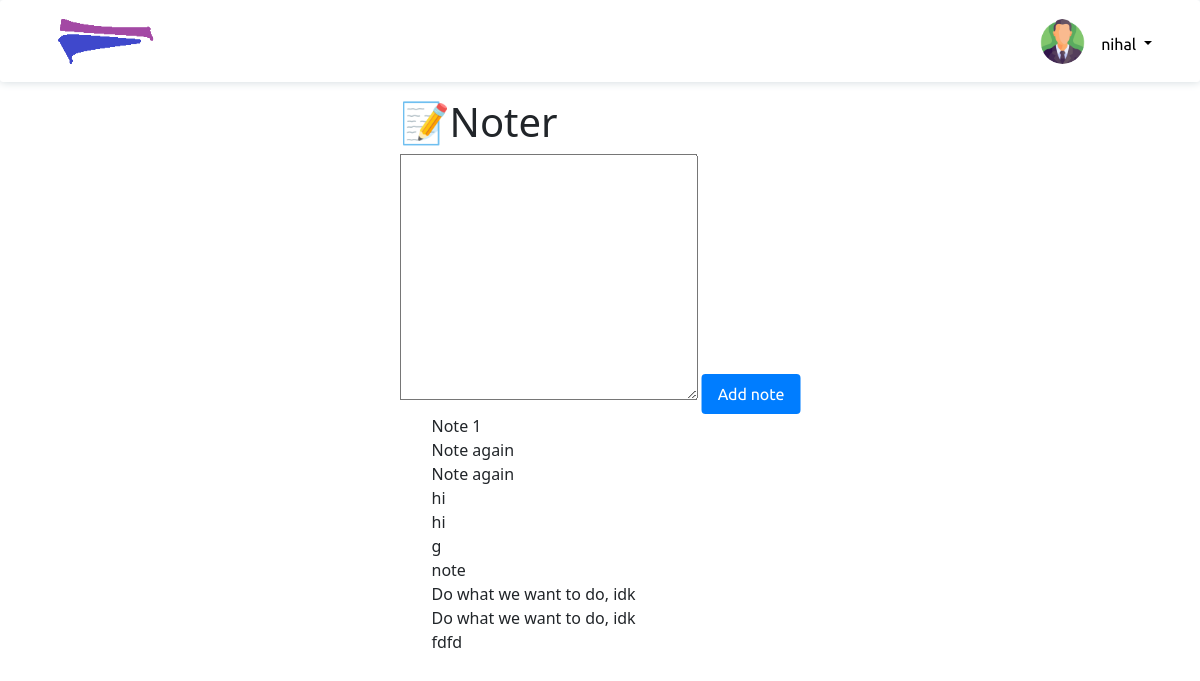
Screenshot of /common-tools/notes (signed in) with the database file from the repository.
### app.py (models this page shows)
class Note(db.Model):
    id = db.Column(db.Integer, primary_key=True)
    data = db.Column(db.String(10000))
    date = db.Column(db.DateTime(timezone=True), default=func.now())
    user_id = db.Column(db.Integer, db.ForeignKey('user.id'))

### app.py (the view, shortened to what this page needs)
@app.route("/common-tools/notes", methods=["GET","POST"])
def noter():
    if "user" in session:
        all_notes = []
        notes_auth_filter = Note.query.filter_by(user_id=session["user"]["id"])
        if notes_auth_filter:
            for note in notes_auth_filter:
                all_notes.append(note.data)
        session["user"]["note_data"] = all_notes
        return render_template("noter.html", user=session["user"])
    else:
        return redirect(url_for("login"))

### templates/noter.html (shortened to what this page needs)
<!DOCTYPE html>
<html lang="en">
<head>
    <link rel="stylesheet" href="/static/style.css">
    <link rel="stylesheet" href="https://stackpath.bootstrapcdn.com/bootstrap/4.3.1/css/bootstrap.min.css">
    <link href="https://cdn.jsdelivr.net/npm/bootstrap@5.0.2/dist/css/bootstrap.min.css" rel="stylesheet">
</head>
<body>
    <nav>
        <ul class="nav-list">
        <li class="nav-item">
            <a href="#">
                <svg width="24" height="24" viewBox="0 0 24 24">
                    <img id="logo" src="{{ url_for('static', filename='logo.png')}}" alt="">
                </svg>
            </a>
        </li>
        <li class="nav-item" id="nav-item dropdown">
            <div class="flex-user-profile">
                <img id="avatar" src="{{ url_for('static', filename='man.png')}}" alt="Avatar">
                <a class="nav-link dropdown-toggle" href="#" id="navbarDropdownMenuLink" role="button" data-bs-toggle="dropdown" aria-expanded="false">
                    {{ user.username }}
                </a>
            </div>
        </li>
        </ul>
    </nav>
    <div class="notes-div" id="notes-div">
        <h1 class="notes-heading-inside" id="notes-heading-inside">📝Noter</h1>
        <div class="notes-div-2" id="notes-div-2">
            <form method="POST">
                <textarea name="noter-textarea-name" style="outline: none;" id="noter-textarea" cols="30" rows="10"></textarea>
                <button type="submit" class="add-note-btn" id="add-note-btn">Add note</button>
            </form>
        </div>
        <div class="notes-ul-div">
            <ul id="notes-ul">
                {% for note in user["note_data"] %}
                    <li>{{ note }}
                    </li>
                {% endfor %}
            </ul>
        </div>
    </div>
</body>
</html>

### static/style.css (style rules this page uses)
:root { --clr-primary: #6aeeb5; --clr-primary-hover: #29e6a7; --clr-primary-dark: #039d69; --clr-gray100: #f0f7f8; --clr-gray200: #cfd8dc; --radius: 0.2rem; }
*, *:before, *:after { box-sizing: border-box; }
body { font-family: Montserrat, sans-serif; background: var(--clr-gray100); overflow: hidden; }
.nav-list { background: white; box-shadow: 0px 0px 10px var(--clr-gray200); padding: 1rem 0; border-radius: var(--radius); display: flex; justify-content: flex-end; align-items: center; }
.nav-item { list-style: none; margin-right: 2rem; font-family: "Ubuntu", sans-serif; }
.nav-item a { text-decoration: none; color: black; transition: all 200ms ease-in; font-family: "Ubuntu", sans-serif; }
.nav-item:first-child { margin-right: auto; margin-left: 2rem; }
#logo { width: 100px; height: 50px; }
:root { --first-color: rgb(0, 125, 255); --input-color: #80868B; --border-color: #DADCE0; --body-font: 'Roboto', sans-serif; --normal-font-size: 1rem; --small-font-size: .75rem; }
*,::before,::after { box-sizing: border-box; }
body { margin: 0; padding: 0; font-family: var(--body-font); font-size: var(--normal-font-size); }
h1 { margin: 0; }
#avatar { width: 45px; height: 45px; border-radius: 50%; }
.flex-user-profile { display: flex; }
#navbarDropdownMenuLink { position: relative; top: 5px; color: black; }
.stack-overflow-btn, .colorpicker-btn, .notes-btn, .dictionary-btn, .calculator-btn, .timer-btn, .start-btn, .reset-btn, .add-note-btn { font-family: Montserrat, sans-serif; font-size: 1rem; background: var(--clr-primary); border: none; outline: none; border-radius: var(--radius); padding: 0.5rem 1rem; cursor: pointer; transition: all 200ms ease-in; font-family: "Ubuntu", sans-serif; background: rgb(0, 125, 255); color: white; border-radius: 4px; outline: none; }

### templates/noter.html (style rules this page uses)
.notes-div { position: absolute; left: 50%; transform: translateX(-50%); }
li { list-style-type: none; }

### rows the page displays
Note: data "Note 1"
Note: data "Note again"
Note: data "Note again"
Note: data "hi"
Note: data "hi"
Note: data "note"
Note: data "Do what we want to do, idk"
Note: data "Do what we want to do, idk"
Note: data "fdfd"

### other values shown
{{ user.username }} "nihal"
{{ note }} "g"
